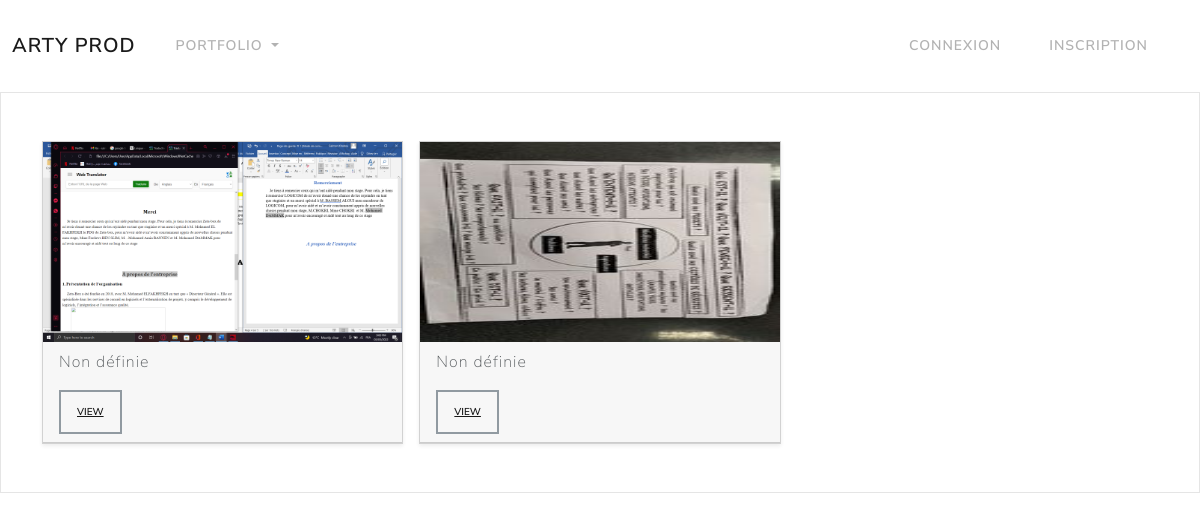
/projets_acheves/, run on the app's committed database.
### user/models.py (models this page shows, shortened)
class Projet(models.Model):
    TYPE_CHOICES=[
        ('o','oui'),
        ('n','non'),
    ]
    libellé=models.CharField(max_length=100)
    description=models.TextField(default='Non définie')
    date_debut = models.DateField()
    date_fin = models.DateField()
    acheve=models.CharField(max_length=1,choices=TYPE_CHOICES,default='n')
    img=models.ImageField(blank=True,upload_to='media/')
    service=models.ManyToManyField('Service',through="detail")
    equipe=models.OneToOneField('Equipe',on_delete=models.CASCADE,null=True)

### user/views.py (the view)
# urls.py: path('projets_acheves/', views.projets_acheves, name='projets_acheves'),
def projets_acheves(request):
    projets = Projet.objects.filter(acheve='o')
    return render(request, 'projet/affiche_acheve.html', {'projets': projets})

### user/templates/projet/affiche_acheve.html (shortened to what this page needs)
{% include 'base.html' %}
{% load static %}
<link rel="stylesheet" href="{% static 'css/bootstrap.min1.css' %}">
{% block content %}
<form method='POST' class="post-form">
<div class="album py-5 bg-light">
  <div class="container">
        <div class="row row-cols-1 row-cols-sm-2 row-cols-md-3 g-3">
      {% for projet in projets %}
      <div class="col ">
        <div class="card shadow-sm">
            <img src='/media/{{ projet.img }}' class="card-img-top" height="200px"  width="200px">
<div class="card-header">
               <p> {{projet.description}} </p>
                <div class="d-flex justify-content-between align-items-center">
                  {% if user.is_superuser %}
                  <div class="btn-group">
                    <button type="button" class="btn btn-sm btn-outline-secondary" name="view"><a href="{% url 'view_projet' projet.id %}">View</a></button>
                    <button type="button" class="btn btn-sm btn-outline-secondary" name="edit"><a href="{% url 'edit_projet' projet.id %}">Edit</a></button>
                    <button type="button" class="btn btn-sm btn-outline-secondary" name="Delete"><a href="{% url 'delete_projet' projet.id %}">Delete</a></button>
                  </div>
                  {% else %}
                  <div class="btn-group">
                  <button type="button" class="btn btn-sm btn-outline-secondary" name="view"><a href="{% url 'view_projet' projet.id %}">View</a></button>
                </div>
                {%endif%}
            </div>
          </div>
        </div>
      </div>
      {% endfor %}
    </div>
  </div>
</div>
{% endblock %}

### data on the page
Projet: img (picture), description "Non définie"
Projet: img (picture), description "Non définie"
